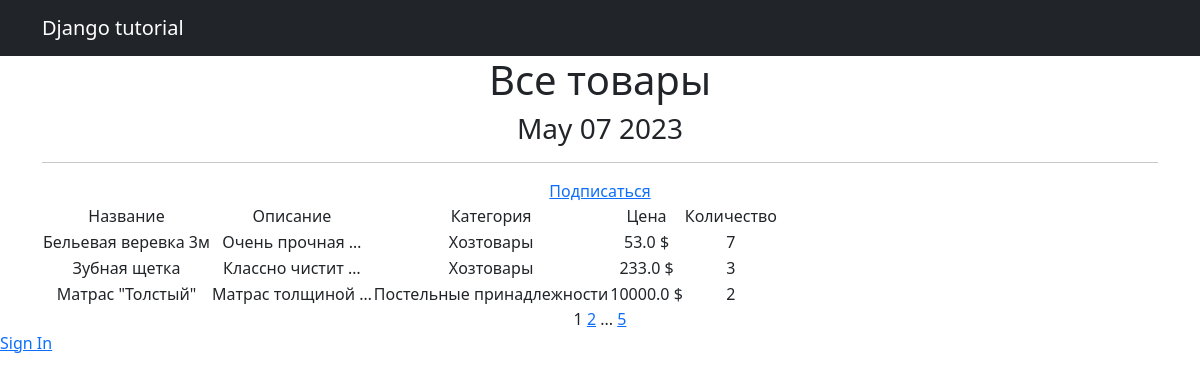
Before: /products/ with the older database file.
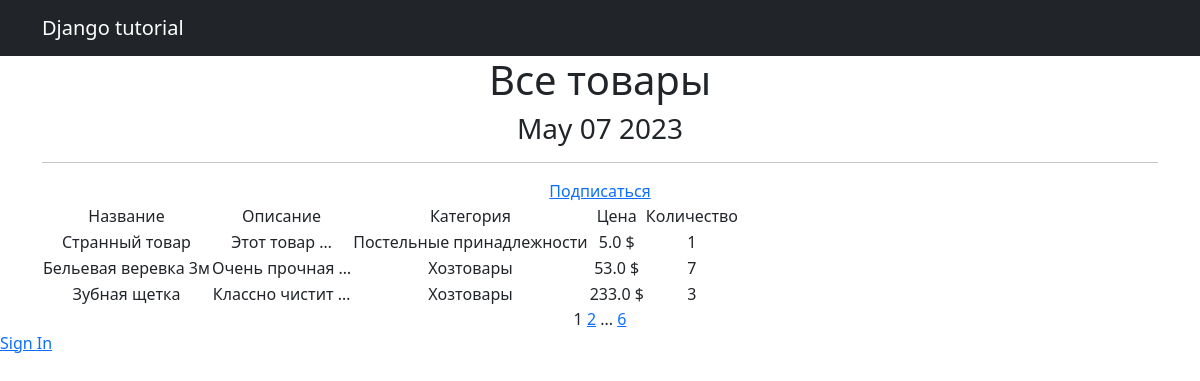
After: the same page with the newer database file.
### simpleapp/models.py (models this page shows, shortened)
class Product(models.Model):
    name = models.CharField(
        max_length=50,
        unique=True,  # названия товаров не должны повторяться
        verbose_name='Название',
    )
    description = models.TextField(verbose_name='Описание')
    quantity = models.IntegerField(
        validators=[MinValueValidator(0)],
        verbose_name='Количество',
    )
    category = models.ForeignKey(
        to='Category',
        on_delete=models.CASCADE,
        related_name='products',  # все продукты в категории будут доступны через поле products
        verbose_name='Категория'
    )
    price = models.FloatField(
        validators=[MinValueValidator(0.0)],
        verbose_name='Цена',
    )
    class Meta:  # Возвращает название категории во множественном или единственном числе в админпанеле
        verbose_name = 'Товар'
        verbose_name_plural = 'Товары'

class Category(models.Model):
    name = models.CharField(max_length=100, unique=True, verbose_name='Категория')
    def __str__(self):
        return f'{self.name.title()}'
    class Meta:  # Возвращает название категории во множественном или единственном числе в админпанеле
        verbose_name = 'Категория'
        verbose_name_plural = 'Категории'

### simpleapp/views.py (the view)
# urls.py: path('', ProductsList.as_view(), name='product_list'),
class ProductsList(ListView):
    model = Product
    ordering = 'name'
    template_name = 'products.html'
    context_object_name = 'products'
    paginate_by = 3  # вот так мы можем указать количество записей на странице
    def get_queryset(self):
        queryset = super().get_queryset()
        self.filterset = ProductFilter(self.request.GET, queryset)
        return self.filterset.qs
    def get_context_data(self, **kwargs):
        context = super().get_context_data(**kwargs)
        context['next_sale'] = "Распродажа в среду!"
        context['filterset'] = self.filterset
        return context

### simpleapp/templatetags/custom_filters.py (called while the page is built)
@register.filter()
def currency(value, code='rub'):
   postfix = CURRENCIES_SYMBOLS[code]
   return f'{value} {postfix}'

### simpleapp/templatetags/custom_tags.py (called while the page is built)
@register.simple_tag()
def current_time(format_string='%b %d %Y'):
    return datetime.utcnow().strftime(format_string)

@register.simple_tag(takes_context=True)
def url_replace(context, **kwargs):
    d = context['request'].GET.copy()
    for k, v in kwargs.items():
        d[k] = v
    return d.urlencode()

### templates/products.html (shortened to what this page needs)
{% extends 'flatpages/default.html' %}
{% load custom_filters %}
{% load custom_tags %}
{% load cache %}
{% block content %}
    {% cache 30 header %}
    <h1>Все товары</h1>
    <h3>{% current_time '%b %d %Y' %}</h3>
    <hr>
    {% endcache %}
    <a href="{% url 'subscriptions' %}">Подписаться</a>
    {% if products %}
        <table>
            <tr>
                <td>Название</td>
                <td>Описание</td>
                <td>Категория</td>
                <td>Цена</td>
                <td>Количество</td>
            </tr>
            {% for product in products %}
            <tr>
                <td>{{ product.name }}</td>
                <td>{{ product.description|truncatewords:2 }}</td>
                <td>{{ product.category.name }}</td>
                <td>{{ product.price|currency:"usd" }}</td>
                <td>{{ product.quantity }}</td>
                <td>
            </tr>
            {% endfor %}
        </table>
    {% else %}
        <h2>Товаров нет!</h2>
    {% endif %}
    {{ page_obj.number }}
    {% if page_obj.has_next %}
        <a href="?{% url_replace page=page_obj.next_page_number %}">{{ page_obj.next_page_number }}</a>
        {% if paginator.num_pages != page_obj.next_page_number %}
            ...
            <a href="?{% url_replace page=page_obj.paginator.num_pages %}">{{ page_obj.paginator.num_pages }}</a>
        {% endif %}
    {% endif %}
{% endblock content %}

### templates/flatpages/default.html (shortened to what this page needs)
<!DOCTYPE html>
<html lang="en">
    <head>
        {% load static %}
        <link href="{% static 'css/styles.css' %}" rel="stylesheet" />
    </head>
    <body>
        <nav class="navbar navbar-expand-lg navbar-dark bg-dark static-top">
            <div class="container">
                <a class="navbar-brand" href="#">Django tutorial</a>
            </div>
        </nav>
        <div class="container">
            <div class="row">
                <div class="col-lg-12 text-center">
                    {% block content %}{% endblock content %}
                </div>
            </div>
        </div>
    {% if request.user.is_authenticated %}
        <a href="{% url 'account_logout' %}">Sign Out</a>
    {% else %}
        <a href="{% url 'account_login' %}">Sign In</a>
    {% endif %}
    </body>
</html>

Changed rows visible on the page:
no longer on this page (row unchanged): Product: name "Матрас \"Толстый\"", description "Матрас толщиной …", category.name "Постельные принадлежности", price "10000.0 $", quantity "2"
added Product: name "Cтранный товар", description "Этот товар …", category.name "Постельные принадлежности", price "5.0 $", quantity "1"
Other visible differences:
{{ page_obj.paginator.num_pages }}: "5" → "6"
